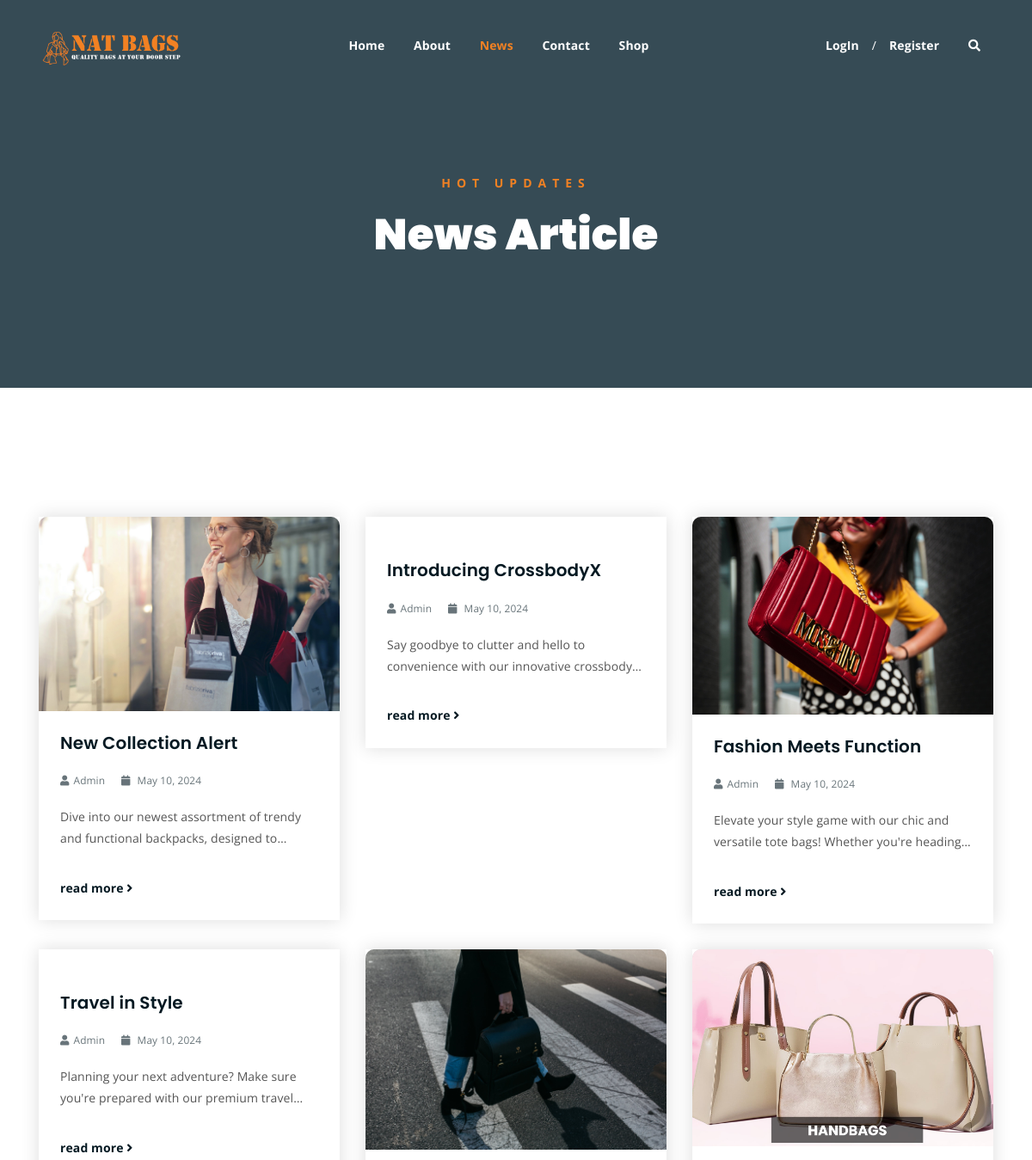
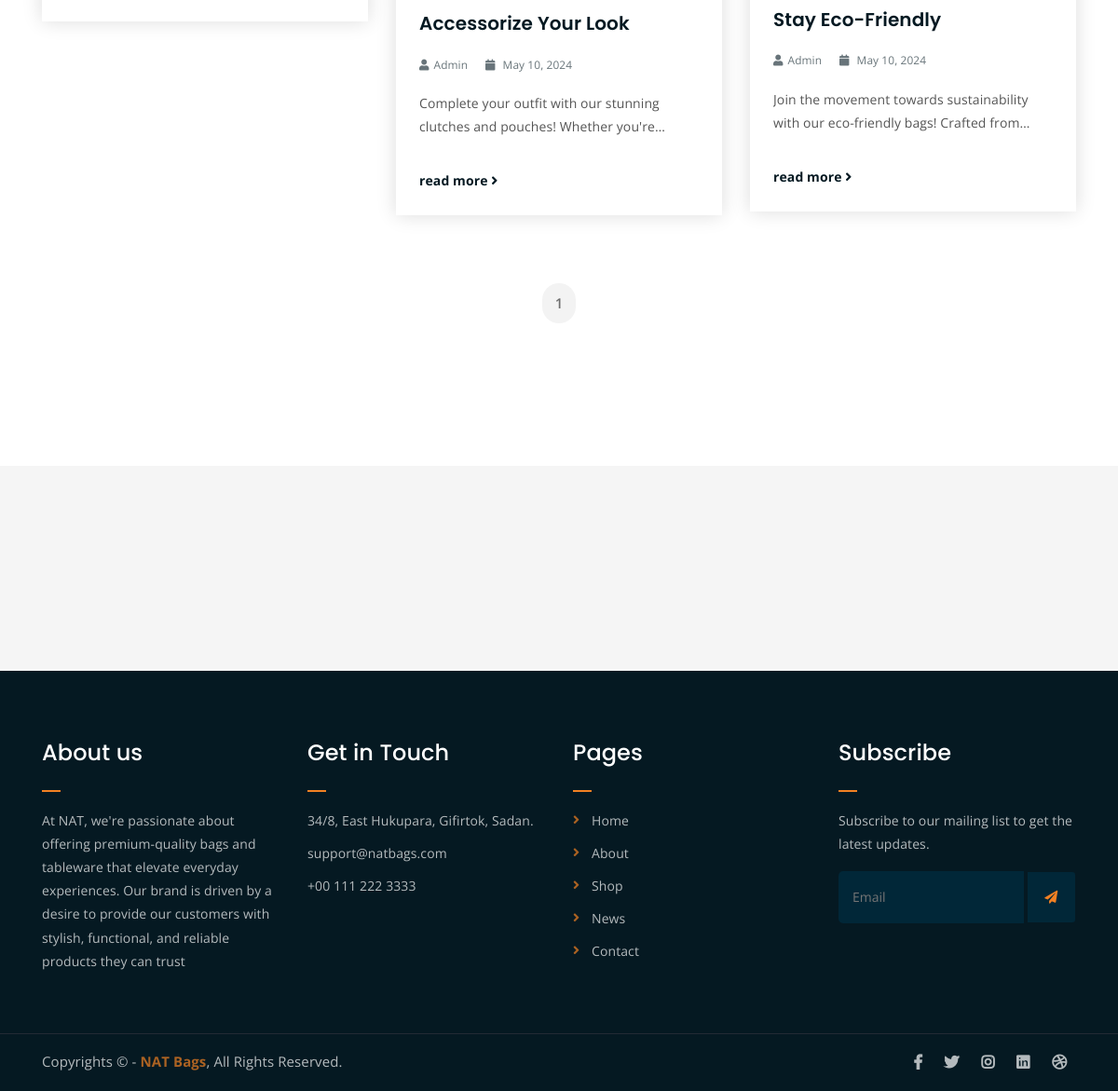
Page /news/ on the committed database (2 pictures, top to bottom).
### News/models.py (models this page shows)
class news(models.Model):
    news_title = models.CharField(max_length=50, default='')
    news_desc = models.TextField(max_length=1500, default='')
    news_img = models.ImageField(upload_to='news',null=False, default='None')
    news_date = models.DateField(default=timezone.now)  # Use auto_now_add to set the date automatically
    posted_by = models.CharField(max_length=20, default='Admin')

### natBags/views.py (the view)
# urls.py: path('news/', views.newsPage, name='news'),
def newsPage(request):
    customer_id = request.session.get('customer_id')
    cartObj = cart.objects.filter(Customer=customer_id, is_paid=False).first()
    if cartObj:
        cartID = cartObj.id
        cartItemCount = cartItems.objects.filter(cartF=cartID).count()
    else:
        cartItemCount = 0
    newsData=news.objects.all()
    paginator=Paginator(newsData,9)
    page_number=request.GET.get('page')
    shopDatafinal=paginator.get_page(page_number)
    totalpage=shopDatafinal.paginator.num_pages
    data={
        'news':shopDatafinal,
        'lastpage':totalpage,
        'totalpagelist':[n+1 for n in range(totalpage)],
        'cartItemCount': cartItemCount
    }
    return render(request,'news.html',data)

### templates/news.html (shortened to what this page needs)
{% extends 'base.html' %}
{% block content %}
	<div class="breadcrumb-section breadcrumb-bg">
		<div class="container">
			<div class="row">
				<div class="col-lg-8 offset-lg-2 text-center">
					<div class="breadcrumb-text">
						<p>Hot updates</p>
						<h1>News Article</h1>
					</div>
				</div>
			</div>
		</div>
	</div>
	<div class="latest-news mt-150 mb-150">
		<div class="container">
			<div class="row">
				{% for n in news %}
				<div class="col-lg-4 col-md-6">
					<div class="single-latest-news">
						<a href="/newsDetail/{{n.id}}"><img src="../Media/{{n.news_img}}" alt="" class="latest-news-bg"></a>
						<div class="news-text-box">
							<h3><a href="/newsDetail/{{n.id}}">{{n.news_title}}</a></h3>
							<p class="blog-meta">
								<span class="author"><i class="fas fa-user"></i>{{n.posted_by}}</span>
								<span class="date"><i class="fas fa-calendar"></i> {{n.news_date}}</span>
							</p>
							<p class="excerpt">{{n.news_desc}}</p>
							<a href="/newsDetail/{{n.id}}" class="read-more-btn">read more <i class="fas fa-angle-right"></i></a>
						</div>
					</div>
				</div>
				{% endfor %}
			</div>
			<div class="row">
				<div class="container">
					<div class="row">
						<div class="col-lg-12 text-center">
							<div class="pagination-wrap">
								<ul>
							{% for n in totalpagelist %}
								<li><a href="/news/?page={{n}}">{{n}} </a></li>
							{% endfor %}
								</ul>
							</div>
						</div>
					</div>
				</div>
			</div>
		</div>
	</div>
	<div class="logo-carousel-section">
		<div class="container">
			<div class="row">
				<div class="col-lg-12">
					<div class="logo-carousel-inner">
						<div class="single-logo-item">
							<img src="../static/img/company-logos/1.png" alt="">
						</div>
						<div class="single-logo-item">
							<img src="../static/img/company-logos/2.png" alt="">
						</div>
						<div class="single-logo-item">
							<img src="../static/img/company-logos/3.png" alt="">
						</div>
						<div class="single-logo-item">
							<img src="../static/img/company-logos/4.png" alt="">
						</div>
					</div>
				</div>
			</div>
		</div>
	</div>
	{% endblock %}

### static/css/main.css (style rules this page uses)
html { font-size: 14px; font-weight: 400; line-height: 28px; height: 100%; }
body { margin: 0; padding: 0; font-family: "Open Sans", sans-serif; font-weight: 400; font-size: 1rem; letter-spacing: 0.1px; line-height: 1.8; color: #051922; overflow-x: hidden; }
body img { max-width: 100%; }
a { cursor: pointer; text-decoration: none; -webkit-transition: all 0.2s ease-in-out; -o-transition: all 0.2s ease-in-out; transition: all 0.2s ease-in-out; }
h1, .h1, h2, .h2, h3, .h3, h4, .h4, h5, .h5, h6, .h6 { font-family: "Poppins", sans-serif; font-weight: 700; margin: 0 0 1.25rem 0; color: #051922; }
h1:last-child, .h1:last-child, h2:last-child, .h2:last-child, h3:last-child, .h3:last-child, h4:last-child, .h4:last-child, h5:last-child, .h5:last-child, h6:last-child, .h6:last-child { margin: 0; }
h1, .h1 { font-size: 4rem; font-weight: 700; line-height: 4rem; }
h3, .h3 { font-size: 2rem; font-weight: 700; line-height: 2.25rem; }
p { font-family: "Open Sans", sans-serif; font-weight: 400; font-size: 1rem; letter-spacing: 0.1px; line-height: 1.8; color: #051922; margin: 0 0 1.25rem 0; }
.mt-150 { margin-top: 150px; }
.mb-150 { margin-bottom: 150px; }
a.read-more-btn { display: inline-block; margin-top: 15px; color: #051922; -webkit-transition: 0.3s; -o-transition: 0.3s; transition: 0.3s; font-weight: 700; }
.breadcrumb-bg { background-image: url(../img/breadcrumb-bg.jpg); }
.breadcrumb-text p { color: #F28123; font-weight: 700; text-transform: uppercase; letter-spacing: 7px; }
.breadcrumb-text h1 { font-size: 50px; font-weight: 900; color: #fff; margin: 0; margin-top: 20px; }
.breadcrumb-section { padding: 150px 0; background-size: cover; background-position: center center; position: relative; z-index: 1; background-attachment: fixed; padding-top: 200px; }
.breadcrumb-section:after { position: absolute; left: 0; top: 0; width: 100%; height: 100%; content: ""; background-color: #07212e; z-index: -1; opacity: 0.8; }
.single-logo-item img { max-width: 180px; margin: 0 auto; }
.logo-carousel-section { background-color: #f5f5f5; padding: 50px 0; }
.latest-news-bg { -webkit-transition: 0.3s; -o-transition: 0.3s; transition: 0.3s; }
.single-latest-news { -webkit-box-shadow: 0 0 20px #dddddd; box-shadow: 0 0 20px #dddddd; -webkit-transition: 0.3s; -o-transition: 0.3s; transition: 0.3s; }
.single-logo-item { -webkit-transition: 0.3s; -o-transition: 0.3s; transition: 0.3s; }
.pagination-wrap ul li a { -webkit-transition: 0.3s; -o-transition: 0.3s; transition: 0.3s; }
html, body { height: 100%; }
.latest-news-bg { background-size: cover; background-position: center; border-radius: 10px; background-color: #ddd; border-bottom-right-radius: 0; border-bottom-left-radius: 0; }
.single-latest-news h3 { font-size: 20px; line-height: 1.25em; font-weight: 600; }
.single-latest-news h3 a { color: #051922; }
p.blog-meta span { margin-right: 15px; opacity: 0.6; color: #051922; font-size: 0.85em; }
p.blog-meta span:last-child { margin-right: 0; }
p.blog-meta span i { margin-right: 5px; }
p.excerpt { line-height: 1.8; color: #555; display: -webkit-box; -webkit-line-clamp: 2; -webkit-box-orient: vertical; overflow: hidden; }
.news-text-box { padding: 25px; border-bottom-left-radius: 5px; border-bottom-right-radius: 5px; }
.single-latest-news { margin-bottom: 30px; }
.pagination-wrap { margin-top: 40px; }
.pagination-wrap ul { margin: 0; padding: 0; list-style: none; }
.pagination-wrap ul li { display: inline-block; }
.pagination-wrap ul li a { color: #6f6f6f; font-size: 15px; background-color: #f3f3f3; display: inline-block; padding: 8px 14px; border-radius: 5px; margin: 3px; font-weight: 600; border-radius: 50px; }

### rows in the picture
news: news_img (picture), news_title "New Collection Alert", posted_by "Admin", news_date "May 10, 2024", news_desc "Dive into our newest assortment of trendy and functional backpacks, designed…"
news: news_title "Introducing CrossbodyX", posted_by "Admin", news_date "May 10, 2024", news_desc "Say goodbye to clutter and hello to convenience with our innovative…"
news: news_img (picture), news_title "Fashion Meets Function", posted_by "Admin", news_date "May 10, 2024", news_desc "Elevate your style game with our chic and versatile tote bags! Whether you're…"
news: news_title "Travel in Style", posted_by "Admin", news_date "May 10, 2024", news_desc "Planning your next adventure? Make sure you're prepared with our premium…"
news: news_img (picture), news_title "Accessorize Your Look", posted_by "Admin", news_date "May 10, 2024", news_desc "Complete your outfit with our stunning clutches and pouches! Whether…"
news: news_img (picture), news_title "Stay Eco-Friendly", posted_by "Admin", news_date "May 10, 2024", news_desc "Join the movement towards sustainability with our eco-friendly bags! Crafted…"

### other values in the picture
{{ n }} "1"
